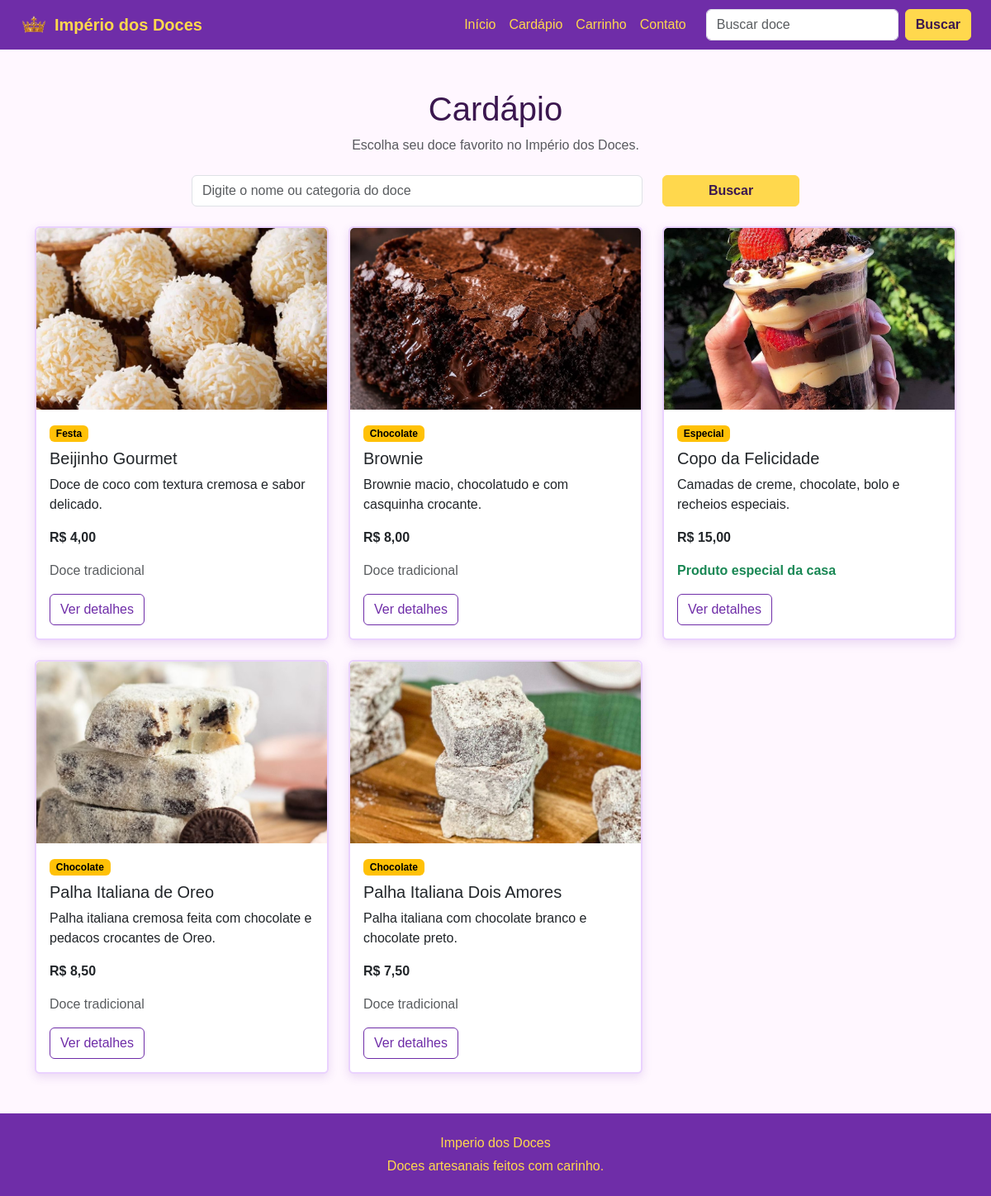
Page /cardapio.php on the committed database.
### tables this page shows
CREATE TABLE IF NOT EXISTS produtos (
    id_produto INT AUTO_INCREMENT PRIMARY KEY,
    nm_produto VARCHAR(100) NOT NULL,
    ds_produto TEXT NOT NULL,
    vl_preco DECIMAL(10,2) NOT NULL,
    img_produto VARCHAR(100) NOT NULL,
    nm_categoria VARCHAR(50) NOT NULL
);

### data/produtos_banco.php (called while the page is built)
<?php
include "includes/conexao.php";
$sql = "SELECT * FROM produtos ORDER BY nm_produto";
$consulta = $pdo->prepare($sql);
$consulta->execute();
$produtos = [];
$dadosProdutos = $consulta->fetchAll(PDO::FETCH_ASSOC);
foreach ($dadosProdutos as $linha) {
    $produtos[] = [
        "id" => $linha["id_produto"],
        "nome" => $linha["nm_produto"],
        "descricao" => $linha["ds_produto"],
        "preco" => $linha["vl_preco"],
        "imagem" => $linha["img_produto"],
        "categoria" => $linha["nm_categoria"]
    ];
}

### includes/funcoes.php (called while the page is built, shortened)
<?php
function formatarPreco($preco) {
    return "R$ " . number_format($preco, 2, ",", ".");
}
function produtoEmPromocao($preco) {
    if ($preco >= 10) {
        return true;
    }
    return false;
}

### cardapio.php (the view, shortened to what this page needs)
<?php
include "data/produtos_banco.php";
include "includes/funcoes.php";
include "includes/header.php";
$busca = "";
?>
<main class="container my-5">
    <section class="text-center mb-4">
        <h1>Cardápio</h1>
        <p class="text-muted">Escolha seu doce favorito no Império dos Doces.</p>
    </section>
    <form class="row justify-content-center mb-4" method="GET" action="cardapio.php">
    <div class="col-md-6">
        <input
            type="search"
            name="busca"
            class="form-control"
            placeholder="Digite o nome ou categoria do doce"
            value="<?= $busca; ?>"
        >
    </div>
    <div class="col-md-2 mt-2 mt-md-0">
        <button type="submit" class="btn btn-warning w-100">Buscar</button>
    </div>
</form>
    <div class="row g-4">
        <?php
        foreach ($produtos as $produto) {
            $nomeProduto = strtolower($produto["nome"]);
            $categoriaProduto = strtolower($produto["categoria"]);
            $termoBusca = strtolower($busca);
            if ($busca == "" || str_contains($nomeProduto, $termoBusca) || str_contains($categoriaProduto, $termoBusca)) {
        ?>
                <div class="col-md-4">
                    <div class="card h-100 card-doce">
                        <img src="assets/img/<?= $produto["imagem"]; ?>" class="card-img-top imagem-card-doce" alt="<?= $produto["nome"]; ?>">
                        <div class="card-body">
                            <span class="badge text-bg-warning mb-2"><?= $produto["categoria"]; ?></span>
                            <h5 class="card-title"><?= $produto["nome"]; ?></h5>
                            <p class="card-text"><?= $produto["descricao"]; ?></p>
                            <p class="fw-bold"><?= formatarPreco($produto["preco"]); ?></p>
                            <?php if (produtoEmPromocao($produto["preco"])) { ?>
                                <p class="text-success fw-bold">Produto especial da casa</p>
                            <?php } else { ?>
                                <p class="text-muted">Doce tradicional</p>
                            <?php } ?>
                            <a href="produto.php?id=<?= $produto["id"]; ?>" class="btn btn-outline-primary">Ver detalhes</a>
                        </div>
                    </div>
                </div>
        <?php
            }
        }
        ?>
    </div>
</main>
<?php include "includes/footer.php"; ?>

### includes/header.php (shortened to what this page needs)
<!DOCTYPE html>
<html lang="pt-br">
<head>
    <link href="https://cdn.jsdelivr.net/npm/bootstrap@5.3.3/dist/css/bootstrap.min.css" rel="stylesheet">
    <link rel="stylesheet" href="assets/css/style.css">
</head>
<body>
<nav class="navbar navbar-expand-lg navbar-dark menu-principal">
    <div class="container-fluid px-4">
        <a class="navbar-brand fw-bold d-flex align-items-center gap-2" href="index.php">
    <img src="assets/img/coroa-logo.png" alt="Coroa" class="logo-coroa-menu">
    Império dos Doces
</a>
        <div class="collapse navbar-collapse" id="menuSite">
            <ul class="navbar-nav ms-auto">
                <li class="nav-item">
                    <a class="nav-link" href="index.php">Início</a>
                </li>
                <li class="nav-item">
                    <a class="nav-link" href="cardapio.php">Cardápio</a>
                </li>
                <li class="nav-item">
                    <a class="nav-link" href="carrinho.php">Carrinho</a>
                </li>
                <li class="nav-item">
                    <a class="nav-link" href="contato.php">Contato</a>
                </li>
                </ul>
                    <form class="d-flex ms-lg-3 mt-3 mt-lg-0" action="cardapio.php" method="GET">
                    <input class="form-control me-2" type="search" name="busca" placeholder="Buscar doce">
                    <button class="btn btn-warning" type="submit">Buscar</button>
            </form>
        </div>
    </div>
</nav>

### includes/footer.php (shortened to what this page needs)
<footer class="rodape mt-5">
    <div class="container text-center py-4">
        <p class="mb-1">Imperio dos Doces</p>
        <p class="mb-0">Doces artesanais feitos com carinho.</p>
    </div>
</footer>
</body>
</html>

### assets/css/style.css (style rules this page uses)
body { background-color: #fff7ff; color: #3b174f; font-family: Arial, Helvetica, sans-serif; }
.menu-principal { background-color: #6f2da8; }
.navbar-brand, .nav-link { color: #ffd84d !important; }
.card-doce { border: 2px solid #ead2ff; box-shadow: 0 4px 12px rgba(111, 45, 168, 0.15); transition: 0.3s; }
.btn-warning { background-color: #ffd84d; border-color: #ffd84d; color: #3b174f; font-weight: bold; }
.btn-outline-primary { border-color: #6f2da8; color: #6f2da8; }
.rodape { background-color: #6f2da8; color: #ffd84d; }
.logo-coroa-menu { width: 34px; height: 34px; object-fit: contain; }
.imagem-card-doce { height: 220px; object-fit: cover; object-position: center; background-color: #f4e4ff; }

### rows in the picture
produtos: img_produto (picture), nm_categoria "Festa", nm_produto "Beijinho Gourmet", ds_produto "Doce de coco com textura cremosa e sabor delicado.", vl_preco "R$ 4,00", shows "Doce tradicional"
produtos: img_produto+nm_produto (picture), nm_categoria "Chocolate", nm_produto "Brownie", ds_produto "Brownie macio, chocolatudo e com casquinha crocante.", vl_preco "R$ 8,00", shows "Doce tradicional"
produtos: img_produto (picture), nm_categoria "Especial", nm_produto "Copo da Felicidade", ds_produto "Camadas de creme, chocolate, bolo e recheios especiais.", vl_preco "R$ 15,00", shows "Produto especial da casa"
produtos: img_produto (picture), nm_categoria "Chocolate", nm_produto "Palha Italiana de Oreo", ds_produto "Palha italiana cremosa feita com chocolate e pedacos crocantes de Oreo.", vl_preco "R$ 8,50", shows "Doce tradicional"
produtos: img_produto (picture), nm_categoria "Chocolate", nm_produto "Palha Italiana Dois Amores", ds_produto "Palha italiana com chocolate branco e chocolate preto.", vl_preco "R$ 7,50", shows "Doce tradicional"
